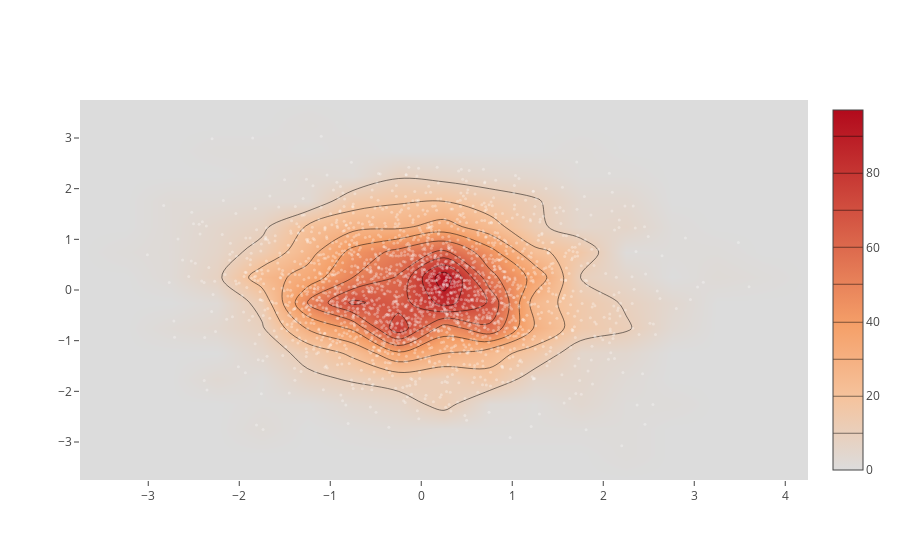

Notebook cell for this chart:
### Code cell
x = np.random.randn(2000)
y = np.random.randn(2000)
iplot([go.Histogram2dContour(x=x, y=y, contours=dict(coloring='heatmap')),
       go.Scatter(x=x, y=y, mode='markers', marker=dict(color='white', size=3, opacity=0.3))], show_link=False)

### Figure 1 — Plotly figure (JSON) as saved in the notebook; plotly's stock layout.template omitted (floating-point values rounded to 4 significant figures; data arrays with more than 128 entries replaced by an {"elided": "..."} marker saying what was removed)
{"data": [{"contours": {"coloring": "heatmap"}, "type": "histogram2dcontour", "uid": "e280699e-c77e-11e8-bc08-107b44927731", "x": {"elided": "2000 float values"}, "y": {"elided": "2000 float values"}}, {"marker": {"color": "white", "opacity": 0.3, "size": 3}, "mode": "markers", "type": "scatter", "uid": "e280699f-c77e-11e8-8bcc-107b44927731", "x": {"elided": "2000 float values"}, "y": {"elided": "2000 float values"}}], "layout": {}}
